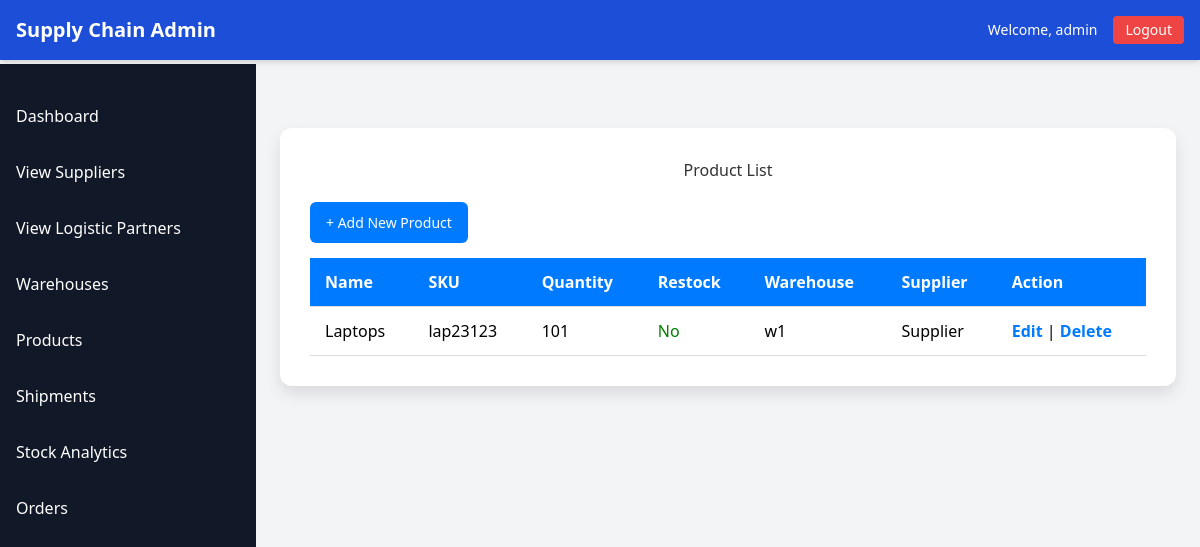
/products/ (signed in), run on the app's committed database.
### abcd/models.py (models this page shows, shortened)
class NewUser(AbstractUser):
    USER_TYPE_CHOICES = [
        ('supplier', 'Supplier'),
        ('logistic_partner', 'Logistic Partner'),
        ('customer', 'Customer'),
    ]
    full_name = models.CharField(max_length=100)
    email = models.EmailField(unique=True)
    contact_no = models.CharField(max_length=15, unique=True)
    user_type = models.CharField(max_length=20, choices=USER_TYPE_CHOICES)

class Product(models.Model):
    name = models.CharField(max_length=100)
    sku = models.CharField(max_length=50, unique=True)
    quantity = models.PositiveIntegerField()
    restock_threshold = models.PositiveIntegerField()
    warehouse = models.ForeignKey(Warehouse, on_delete=models.CASCADE)
    supplier = models.ForeignKey(NewUser, on_delete=models.SET_NULL, null=True, limit_choices_to={'user_type': 'supplier'})
    def needs_restock(self):
        return self.quantity < self.restock_threshold

class Warehouse(models.Model):
    name = models.CharField(max_length=100)
    location = models.CharField(max_length=200)

### abcd/views.py (the view)
# urls.py: path('products/', views.product_list, name='product_list'),  # View all products
@login_required
@user_passes_test(is_admin)
def product_list(request):
    products = Product.objects.all()
    return render(request, 'admin1/product_list.html', {'products': products})

### abcd/views.py (called while the page is built)
def is_admin(user):
    return user.is_superuser

### abcd/templates/admin1/product_list.html (shortened to what this page needs)
{% extends 'admin1/base.html' %}
{% block content %}
<div class="product-container">
    <h2>Product List</h2>
    <a href="{% url 'add_product' %}" class="add-btn">+ Add New Product</a>
    <table>
        <tr>
            <th>Name</th>
            <th>SKU</th>
            <th>Quantity</th>
            <th>Restock</th>
            <th>Warehouse</th>
            <th>Supplier</th>
            <th>Action</th>
        </tr>
        {% for product in products %}
        <tr>
            <td>{{ product.name }}</td>
            <td>{{ product.sku }}</td>
            <td>{{ product.quantity }}</td>
            <td>
                {% if product.needs_restock %}
                    <span class="restock-yes">Yes</span>
                {% else %}
                    <span class="restock-no">No</span>
                {% endif %}
            </td>
            <td>{{ product.warehouse.name }}</td>
            <td>{{ product.supplier.full_name }}</td>
            <td>
                <a href="{% url 'edit_product' product.id %}" class="action-btn">Edit</a> |
                <a href="{% url 'delete_product' product.id %}" class="action-btn" onclick="return confirm('Are you sure?')">Delete</a>
            </td>
        </tr>
        {% endfor %}
    </table>
</div>
{% endblock %}

### abcd/templates/admin1/base.html (shortened to what this page needs)
<!DOCTYPE html>
<html lang="en">
<head>
    <script src="https://cdn.tailwindcss.com"></script>
</head>
<body class="bg-gray-100 font-sans min-h-screen">
    <nav class="bg-blue-700 text-white p-4 flex justify-between items-center fixed w-full top-0 z-20 shadow-md">
        <div class="flex items-center">
            <h1 class="text-xl font-bold">Supply Chain Admin</h1>
        </div>
        <div class="flex items-center space-x-4">
            <span class="text-sm hidden md:block">Welcome, {{ user.full_name|default:user.username }}</span>
            <a href="{% url 'logout_view' %}" class="bg-red-500 hover:bg-red-600 px-3 py-1 rounded text-sm">Logout</a>
        </div>
    </nav>
    <div id="sidebar" class="bg-gray-900 text-white w-64 h-screen fixed top-0 mt-16 transition-all duration-300 md:block hidden">
        <ul class="mt-6">
            <li class="p-4 hover:bg-gray-700"><a href="{% url 'admin_dashboard' %}" class="block">Dashboard</a></li>
            <li class="p-4 hover:bg-gray-700"><a href="{% url 'view_suppliers' %}" class="block">View Suppliers</a></li>
<li class="p-4 hover:bg-gray-700"><a href="{% url 'view_logistic_partners' %}" class="block">View Logistic Partners</a></li>
            <li class="p-4 hover:bg-gray-700"><a href="{% url 'warehouse_list' %}" class="block">Warehouses</a></li>
            <li class="p-4 hover:bg-gray-700"><a href="{% url 'product_list' %}" class="block">Products</a></li>
            <li class="p-4 hover:bg-gray-700"><a href="{% url 'shipment_list' %}" class="block">Shipments</a></li>
            <li class="p-4 hover:bg-gray-700"><a href="{% url 'stock_chart' %}" class="block">Stock Analytics</a></li>
            <li class="p-4 hover:bg-gray-700"><a  href="{% url 'admin_order_list' %}">Orders</a></li>
        </ul>
    </div>
    <div id="main-content" class="ml-0 md:ml-64 mt-16 p-6 transition-all duration-300 max-w-7xl mx-auto">
        {% block content %}
        {% endblock %}
    </div>
</body>
</html>

### abcd/templates/admin1/product_list.html (style rules this page uses)
.product-container { max-width: 1000px; margin: 40px auto; background: #fff; padding: 30px; border-radius: 12px; box-shadow: 0 8px 16px rgba(0, 0, 0, 0.1); }
.product-container h2 { text-align: center; color: #333; margin-bottom: 20px; }
.add-btn { display: inline-block; margin-bottom: 15px; padding: 10px 16px; background-color: #007BFF; color: white; text-decoration: none; border-radius: 6px; font-size: 14px; }
table { width: 100%; border-collapse: collapse; }
th, td { padding: 12px 15px; border-bottom: 1px solid #ddd; text-align: left; }
th { background-color: #007BFF; color: white; }
.restock-no { color: green; }
.action-btn { color: #007BFF; text-decoration: none; font-weight: bold; }

### data on the page
NewUser: full_name "admin"
Product: name "Laptops", sku "lap23123", quantity "101", restock_threshold "No", warehouse.name "w1", supplier.full_name "Supplier"
